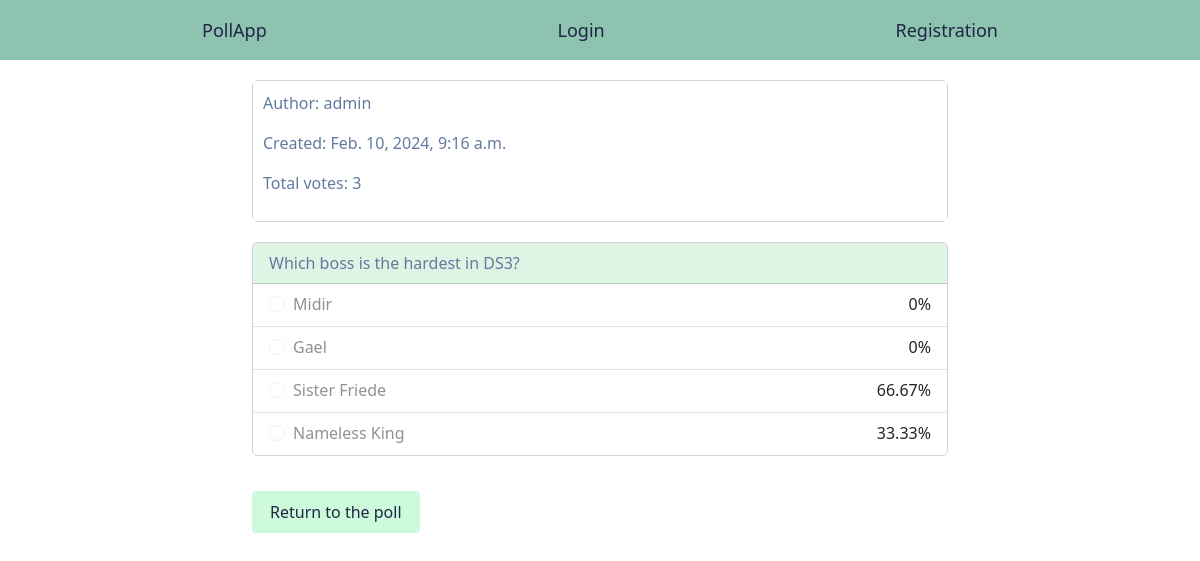
Page /poll/detail/11/result/ on the earlier database version.
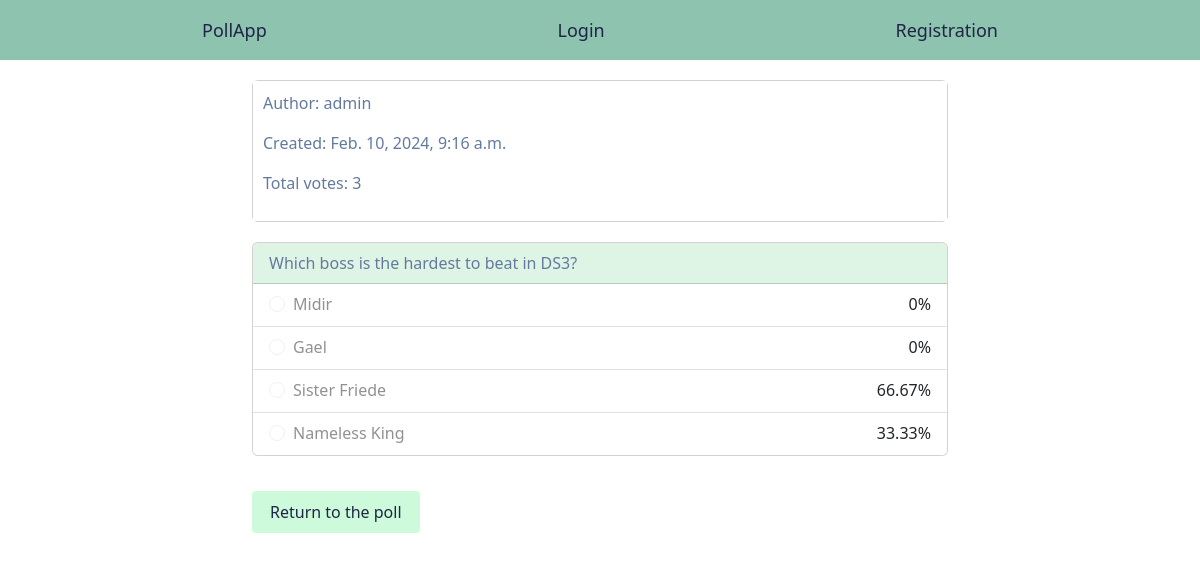
Same page on the later database version.
### poll/models.py (models this page shows, shortened)
class Poll(models.Model):
	owner = models.ForeignKey(User, on_delete=models.CASCADE)
	title = models.CharField(max_length=300, blank=False)
	description = models.TextField(blank=True)
	created = models.DateTimeField(auto_now_add=True)
	class Meta:
		ordering = ['-created']
	def get_result(self) -> dict:
		result = {}
		choices = self.choices.all()
		total_votes = self.total_votes(choices)
		for choice in choices:
			if not choice.votes:
				result[choice.id] = 0
				continue
			result[choice.id] = round((choice.votes / total_votes) * 100, 2)
		return result
	def total_votes(self, queryset=None) -> int:
		total = 0
		if not queryset:
			queryset = self.choices.all()
		for choice in queryset:
			total += choice.votes
		return total

class Choice(models.Model):
	poll = models.ForeignKey(Poll, on_delete=models.CASCADE,
							 	   related_name='choices')
	user_votes = models.ManyToManyField(User, related_name='voted_for')
	choice = models.CharField(max_length=200)
	votes = models.PositiveIntegerField(default=0)
	def has_user(self, user: Type['User']) -> bool:
		return user in self.user_votes.all()

### poll/views.py (the view)
# urls.py: path('detail/<pk>/result/', views.PollResultView.as_view(),
class PollResultView(View, TemplateResponseMixin):
	template_name = 'polls/result.html'
	def get(self, request, pk):
		poll = get_object_or_404(Poll, id=pk)
		choices = poll.choices.all()
		poll_result = poll.get_result()
		context_choices = {}
		selected_choice_id = None
		for choice in choices:
			if choice.has_user(request.user):
				selected_choice_id = choice.id
			context_choices[choice.id] = [choice.choice,
									      poll_result[choice.id]]
		context = {'choices': context_choices,
				   'poll': poll,
				   'selected_choice_id': selected_choice_id}
		return self.render_to_response(context)

### poll/templates/polls/result.html (shortened to what this page needs)
{% extends "base.html" %}
{% block content %}
	<div class="card">
  	<div class="card-body card-info">
    	<p>Author: {{ poll.owner }}</p>
    	<p>Created: {{ poll.created }}</p>
    	<p>Total votes: {{ poll.total_votes }}</p>
  	</div>
	</div>
	<div class="card">
		<div class="card-header">
	  	{{ poll.title }}
		</div>
	    <ul class="list-group list-group-flush">
		    {% for id, choice in choices.items %}
				  <li class="list-group-item">
				    <div class="form-check form-check-inline">
			  			<input class="form-check-input" type="radio" name="choices" id="{{ id }}" value="{{ id }}"
			  			{% if selected_choice_id == id %}checked disabled{% else %}disabled{% endif %}>
			  			<label class="form-check-label" for="{{ id }}">
			  				{{ choice|first }}
			  			</label>
						</div>
						{{ choice|last }}%
					</li>
		    {% endfor %}
		  </ul>
	</div>
	<a href="{% url 'poll:detail' poll.id %}" class="btn btn-mint">Return to the poll</a>
{% endblock %}

Differences in the rows shown:
changed Poll "admin": title "Which boss is the hardest in DS3?" → "Which boss is the hardest to beat in DS3?"
